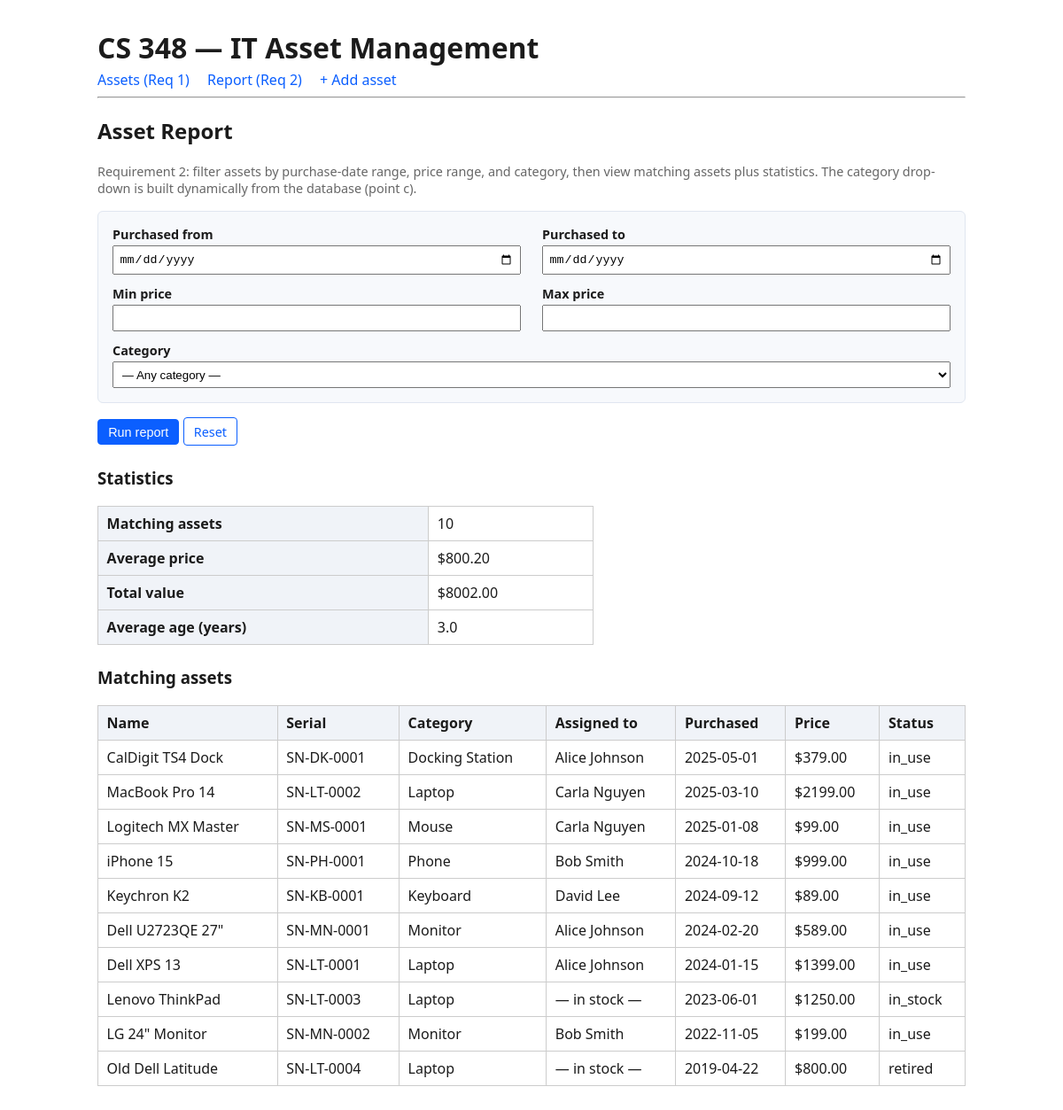
Screenshot of /report with the database file from the repository.
### tables this page shows
CREATE TABLE asset (
    asset_id       INTEGER PRIMARY KEY AUTOINCREMENT,
    asset_name     TEXT    NOT NULL,               -- e.g. 'Dell XPS 13'
    serial_number  TEXT    NOT NULL UNIQUE,
    category_id    INTEGER NOT NULL,
    assigned_to    INTEGER,                         -- NULL = in stock
    purchase_date  TEXT    NOT NULL,                -- ISO 'YYYY-MM-DD'
    price          REAL    NOT NULL CHECK (price >= 0),
    status         TEXT    NOT NULL DEFAULT 'in_use'
                    CHECK (status IN ('in_use', 'in_stock', 'retired')),
    FOREIGN KEY (category_id) REFERENCES category(category_id),
    FOREIGN KEY (assigned_to) REFERENCES employee(employee_id)
);

CREATE TABLE category (
    category_id  INTEGER PRIMARY KEY AUTOINCREMENT,
    name         TEXT    NOT NULL UNIQUE
);

CREATE TABLE employee (
    employee_id  INTEGER PRIMARY KEY AUTOINCREMENT,
    name         TEXT    NOT NULL,
    email        TEXT    NOT NULL UNIQUE,
    department   TEXT    NOT NULL
);

### app.py (the view)
@app.route("/report")
def report():
    conn = db.get_db()
    categories = conn.execute(
        "SELECT category_id, name FROM category ORDER BY name"
    ).fetchall()
    date_from = request.args.get("date_from", "")
    date_to = request.args.get("date_to", "")
    min_price = request.args.get("min_price", "")
    max_price = request.args.get("max_price", "")
    category_id = request.args.get("category_id", "")
    where = []
    params = []
    if date_from:
        where.append("a.purchase_date >= ?")
        params.append(date_from)
    if date_to:
        where.append("a.purchase_date <= ?")
        params.append(date_to)
    if min_price:
        where.append("a.price >= ?")
        params.append(min_price)
    if max_price:
        where.append("a.price <= ?")
        params.append(max_price)
    if category_id:
        where.append("a.category_id = ?")
        params.append(category_id)
    where_sql = ("WHERE " + " AND ".join(where)) if where else ""
    results = conn.execute(
        "SELECT a.asset_id, a.asset_name, a.serial_number, "
        "       a.purchase_date, a.price, a.status, "
        "       c.name AS category_name, "
        "       e.name AS employee_name "
        "FROM asset a "
        "JOIN category c ON c.category_id = a.category_id "
        "LEFT JOIN employee e ON e.employee_id = a.assigned_to "
        f"{where_sql} "
        "ORDER BY a.purchase_date DESC",
        params,
    ).fetchall()
    stats = conn.execute(
        "SELECT COUNT(*) AS n, "
        "       AVG(a.price)  AS avg_price, "
        "       SUM(a.price)  AS total_value, "
        "       AVG((julianday('now') - julianday(a.purchase_date)) / 365.0) "
        "           AS avg_age_years "
        "FROM asset a "
        f"{where_sql}",
        params,
    ).fetchone()
    return render_template(
        "report.html",
        categories=categories, results=results, stats=stats,
        filters={
            "date_from": date_from, "date_to": date_to,
            "min_price": min_price, "max_price": max_price,
            "category_id": category_id,
        },
    )

### db.py (called while the page is built)
def get_db():
    if "db" not in g:
        g.db = sqlite3.connect(DATABASE, isolation_level="DEFERRED")
        g.db.row_factory = sqlite3.Row
        g.db.execute("PRAGMA foreign_keys = ON;")
    return g.db

### templates/report.html (shortened to what this page needs)
{% extends "base.html" %}
{% block content %}
  <h2>Asset Report</h2>
  <p class="muted">Requirement 2: filter assets by purchase-date range,
     price range, and category, then view matching assets plus statistics.
     The category drop-down is built dynamically from the database (point c).</p>
  <form method="get" action="{{ url_for('report') }}">
    <div class="filters">
      <div>
        <label for="date_from">Purchased from</label>
        <input id="date_from" name="date_from" type="date"
               value="{{ filters['date_from'] }}">
      </div>
      <div>
        <label for="date_to">Purchased to</label>
        <input id="date_to" name="date_to" type="date"
               value="{{ filters['date_to'] }}">
      </div>
      <div>
        <label for="min_price">Min price</label>
        <input id="min_price" name="min_price" type="number" step="0.01" min="0"
               value="{{ filters['min_price'] }}">
      </div>
      <div>
        <label for="max_price">Max price</label>
        <input id="max_price" name="max_price" type="number" step="0.01" min="0"
               value="{{ filters['max_price'] }}">
      </div>
      <div style="grid-column: 1 / -1;">
        <label for="category_id">Category</label>
        <select id="category_id" name="category_id">
          <option value="">— Any category —</option>
        </select>
      </div>
    </div>
    <button class="btn" type="submit">Run report</button>
    <a class="btn secondary" href="{{ url_for('report') }}">Reset</a>
  </form>
  <h3 style="margin-top:1.5rem;">Statistics</h3>
  <table style="max-width:560px;">
    <tbody>
      <tr><th>Matching assets</th><td>{{ stats["n"] }}</td></tr>
      <tr><th>Average price</th>
          <td>{{ "$%.2f"|format(stats["avg_price"]) if stats["avg_price"] is not none else "—" }}</td></tr>
      <tr><th>Total value</th>
          <td>{{ "$%.2f"|format(stats["total_value"]) if stats["total_value"] is not none else "—" }}</td></tr>
      <tr><th>Average age (years)</th>
          <td>{{ "%.1f"|format(stats["avg_age_years"]) if stats["avg_age_years"] is not none else "—" }}</td></tr>
    </tbody>
  </table>
  <h3 style="margin-top:1.5rem;">Matching assets</h3>
  <table>
    <thead>
      <tr>
        <th>Name</th><th>Serial</th><th>Category</th><th>Assigned to</th>
        <th>Purchased</th><th>Price</th><th>Status</th>
      </tr>
    </thead>
    <tbody>
      {% for a in results %}
      <tr>
        <td>{{ a["asset_name"] }}</td>
        <td>{{ a["serial_number"] }}</td>
        <td>{{ a["category_name"] }}</td>
        <td>{{ a["employee_name"] if a["employee_name"] else "— in stock —" }}</td>
        <td>{{ a["purchase_date"] }}</td>
        <td>${{ "%.2f"|format(a["price"]) }}</td>
        <td>{{ a["status"] }}</td>
      </tr>
      {% else %}
      <tr><td colspan="7" class="muted">No assets match these filters.</td></tr>
      {% endfor %}
    </tbody>
  </table>
{% endblock %}

### templates/base.html (style rules this page uses)
body { font-family: system-ui, Arial, sans-serif; margin: 2rem auto; max-width: 980px; color: #1b1b1b; }
table { border-collapse: collapse; width: 100%; margin-top: 1rem; }
th, td { border: 1px solid #ccc; padding: .5rem .6rem; text-align: left; }
th { background: #f0f3f8; }
.btn { display: inline-block; padding: .35rem .7rem; border: 1px solid #0b5fff; border-radius: 4px; background: #0b5fff; color: #fff; text-decoration: none; cursor: pointer; font-size: .9rem; }
.btn.secondary { background: #fff; color: #0b5fff; }
.filters { display: grid; grid-template-columns: repeat(2, 1fr); gap: .75rem 1.5rem; margin: 1rem 0; padding: 1rem; background: #f7f9fc; border: 1px solid #e0e6f0; border-radius: 6px; }
label { font-size: .9rem; display: block; margin-bottom: .2rem; font-weight: 600; }
input, select { padding: .35rem; width: 100%; box-sizing: border-box; }
.muted { color: #666; font-size: .9rem; }

### rows the page displays
asset: asset_name "CalDigit TS4 Dock", serial_number "SN-DK-0001", category_name "Docking Station", name "Alice Johnson", purchase_date "2025-05-01", price "379.00", status "in_use"
asset: asset_name "MacBook Pro 14", serial_number "SN-LT-0002", category_name "Laptop", name "Carla Nguyen", purchase_date "2025-03-10", price "2199.00", status "in_use"
asset: asset_name "Logitech MX Master", serial_number "SN-MS-0001", category_name "Mouse", name "Carla Nguyen", purchase_date "2025-01-08", price "99.00", status "in_use"
asset: asset_name "iPhone 15", serial_number "SN-PH-0001", category_name "Phone", name "Bob Smith", purchase_date "2024-10-18", price "999.00", status "in_use"
asset: asset_name "Keychron K2", serial_number "SN-KB-0001", category_name "Keyboard", name "David Lee", purchase_date "2024-09-12", price "89.00", status "in_use"
asset: asset_name "Dell U2723QE 27\"", serial_number "SN-MN-0001", category_name "Monitor", name "Alice Johnson", purchase_date "2024-02-20", price "589.00", status "in_use"
asset: asset_name "Dell XPS 13", serial_number "SN-LT-0001", category_name "Laptop", name "Alice Johnson", purchase_date "2024-01-15", price "1399.00", status "in_use"
asset: asset_name "Lenovo ThinkPad", serial_number "SN-LT-0003", category_name "Laptop", a "— in stock —", purchase_date "2023-06-01", price "1250.00", status "in_stock"
asset: asset_name "LG 24\" Monitor", serial_number "SN-MN-0002", category_name "Monitor", name "Bob Smith", purchase_date "2022-11-05", price "199.00", status "in_use"
asset: asset_name "Old Dell Latitude", serial_number "SN-LT-0004", category_name "Laptop", a "— in stock —", purchase_date "2019-04-22", price "800.00", status "retired"

### other values shown
{{ stats["n"] }} "10"
